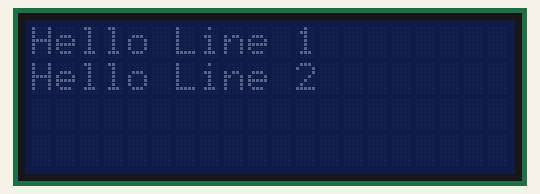
Bench run of a sketch on a simulated Arduino Uno, built with avr-gcc and run on an emulated ATmega328P. Shown: 20×4 character LCD.

Above: at 0.1 s.
At 5.2 s:
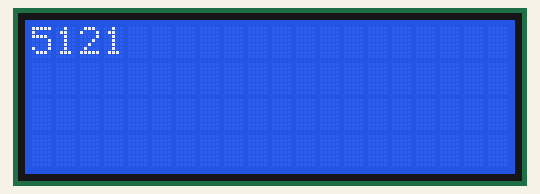
At 10.2 s:
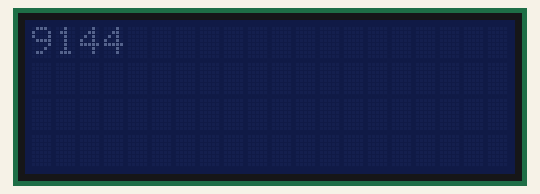
At 19.3 s:
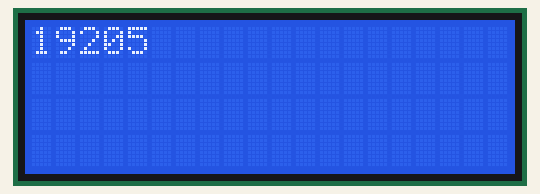
At 28.3 s:
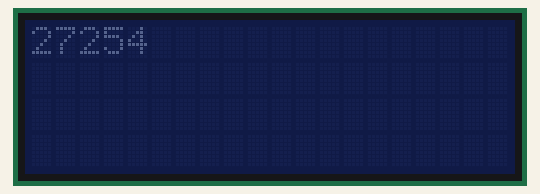
At 38.4 s:
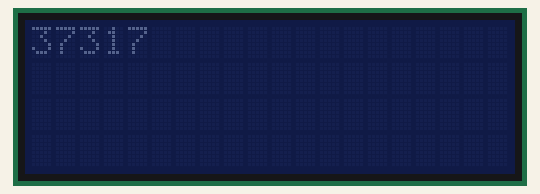

The sketch:

LCDTesting.ino
```cpp
#include <Wire.h>
#include <LiquidCrystal_I2C.h>

LiquidCrystal_I2C LCD(0x27, 2, 1, 0, 4, 5, 6, 7, 3, POSITIVE);  // Set the LCD I2C address

void setup() {
    LCD.begin(20, 4);  // 20 lines by 4 rows
    LCD.clear();
    LCD.setBacklight(0);
    LCD.setCursor(0,0);
    LCD.print("Hello Line 1");
    LCD.setCursor(0,1);
    LCD.print("Hello Line 2");
}

void loop() {
    LCD.setBacklight(0);
    delay(1000);
    LCD.setBacklight(1);
    LCD.clear();
    LCD.home();
    LCD.print(millis());
    delay(1000);
}
```

Measured:
- what the display in image 1 shows lasts 1.0 s, from 5.1 s to 6.1 s
